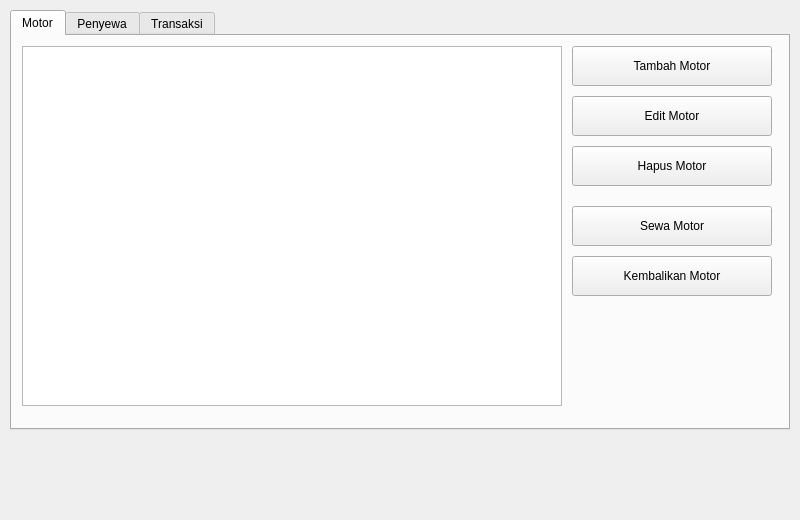
<?xml version="1.0" encoding="UTF-8"?>
<ui version="4.0">
 <class>MainWindow</class>
 <widget class="QMainWindow" name="MainWindow">
  <property name="geometry">
   <rect>
    <x>0</x>
    <y>0</y>
    <width>800</width>
    <height>520</height>
   </rect>
  </property>
  <property name="windowTitle">
   <string>Rental Motor - GUI</string>
  </property>
  <widget class="QWidget" name="centralwidget">
   <widget class="QTabWidget" name="tabWidget">
    <property name="geometry">
     <rect>
      <x>10</x>
      <y>10</y>
      <width>780</width>
      <height>420</height>
     </rect>
    </property>
    <widget class="QWidget" name="tabMotor">
     <attribute name="title">
      <string>Motor</string>
     </attribute>
     <widget class="QListWidget" name="motorList">
      <property name="geometry">
       <rect>
        <x>10</x>
        <y>10</y>
        <width>540</width>
        <height>360</height>
       </rect>
      </property>
     </widget>
     <widget class="QPushButton" name="addMotorBtn">
      <property name="geometry">
       <rect>
        <x>560</x>
        <y>10</y>
        <width>200</width>
        <height>40</height>
       </rect>
      </property>
      <property name="text">
       <string>Tambah Motor</string>
      </property>
     </widget>
     <widget class="QPushButton" name="editMotorBtn">
      <property name="geometry">
       <rect>
        <x>560</x>
        <y>60</y>
        <width>200</width>
        <height>40</height>
       </rect>
      </property>
      <property name="text">
       <string>Edit Motor</string>
      </property>
     </widget>
     <widget class="QPushButton" name="deleteMotorBtn">
      <property name="geometry">
       <rect>
        <x>560</x>
        <y>110</y>
        <width>200</width>
        <height>40</height>
       </rect>
      </property>
      <property name="text">
       <string>Hapus Motor</string>
      </property>
     </widget>
     <widget class="QPushButton" name="sewaBtn">
      <property name="geometry">
       <rect>
        <x>560</x>
        <y>170</y>
        <width>200</width>
        <height>40</height>
       </rect>
      </property>
      <property name="text">
       <string>Sewa Motor</string>
      </property>
     </widget>
     <widget class="QPushButton" name="kembaliBtn">
      <property name="geometry">
       <rect>
        <x>560</x>
        <y>220</y>
        <width>200</width>
        <height>40</height>
       </rect>
      </property>
      <property name="text">
       <string>Kembalikan Motor</string>
      </property>
     </widget>
    </widget>
    <widget class="QWidget" name="tabPenyewa">
     <attribute name="title">
      <string>Penyewa</string>
     </attribute>
     <widget class="QListWidget" name="penyewaList">
      <property name="geometry">
       <rect>
        <x>10</x>
        <y>10</y>
        <width>540</width>
        <height>360</height>
       </rect>
      </property>
     </widget>
     <widget class="QPushButton" name="addPenyewaBtn">
      <property name="geometry">
       <rect>
        <x>560</x>
        <y>10</y>
        <width>200</width>
        <height>40</height>
       </rect>
      </property>
      <property name="text">
       <string>Tambah Penyewa</string>
      </property>
     </widget>
     <widget class="QPushButton" name="editPenyewaBtn">
      <property name="geometry">
       <rect>
        <x>560</x>
        <y>60</y>
        <width>200</width>
        <height>40</height>
       </rect>
      </property>
      <property name="text">
       <string>Edit Penyewa</string>
      </property>
     </widget>
     <widget class="QPushButton" name="deletePenyewaBtn">
      <property name="geometry">
       <rect>
        <x>560</x>
        <y>110</y>
        <width>200</width>
        <height>40</height>
       </rect>
      </property>
      <property name="text">
       <string>Hapus Penyewa</string>
      </property>
     </widget>
    </widget>
    <widget class="QWidget" name="tabTransaksi">
     <attribute name="title">
      <string>Transaksi</string>
     </attribute>
     <widget class="QListWidget" name="transaksiList">
      <property name="geometry">
       <rect>
        <x>10</x>
        <y>10</y>
        <width>540</width>
        <height>360</height>
       </rect>
      </property>
     </widget>
     <widget class="QPushButton" name="saveBtn">
      <property name="geometry">
       <rect>
        <x>560</x>
        <y>10</y>
        <width>200</width>
        <height>40</height>
       </rect>
      </property>
      <property name="text">
       <string>Simpan Data</string>
      </property>
     </widget>
    </widget>
   </widget>
  </widget>
 </widget>
 <resources/>
 <connections/>
</ui>
